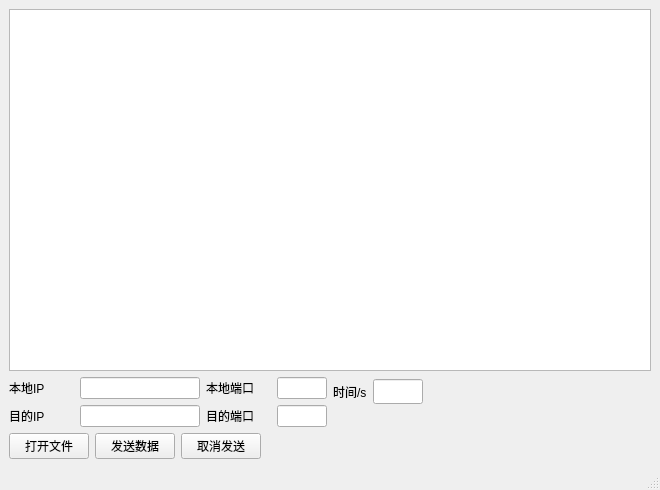
<?xml version="1.0" encoding="UTF-8"?>
<ui version="4.0">
 <class>SendDataToTcp</class>
 <widget class="QMainWindow" name="SendDataToTcp">
  <property name="geometry">
   <rect>
    <x>0</x>
    <y>0</y>
    <width>660</width>
    <height>490</height>
   </rect>
  </property>
  <property name="minimumSize">
   <size>
    <width>660</width>
    <height>490</height>
   </size>
  </property>
  <property name="windowTitle">
   <string>SendDataToTcp</string>
  </property>
  <widget class="QWidget" name="centralwidget">
   <layout class="QHBoxLayout" name="horizontalLayout_4">
    <item>
     <layout class="QVBoxLayout" name="verticalLayout_2">
      <item>
       <widget class="QTextBrowser" name="textBrowser"/>
      </item>
      <item>
       <layout class="QHBoxLayout" name="horizontalLayout_3">
        <item>
         <layout class="QGridLayout" name="gridLayout">
          <item row="0" column="0">
           <widget class="QLabel" name="label">
            <property name="minimumSize">
             <size>
              <width>50</width>
              <height>0</height>
             </size>
            </property>
            <property name="maximumSize">
             <size>
              <width>80</width>
              <height>25</height>
             </size>
            </property>
            <property name="text">
             <string>本地IP</string>
            </property>
           </widget>
          </item>
          <item row="0" column="1">
           <widget class="QLineEdit" name="localIP">
            <property name="maximumSize">
             <size>
              <width>120</width>
              <height>25</height>
             </size>
            </property>
            <property name="text">
             <string/>
            </property>
           </widget>
          </item>
          <item row="0" column="2">
           <widget class="QLabel" name="label_3">
            <property name="minimumSize">
             <size>
              <width>60</width>
              <height>0</height>
             </size>
            </property>
            <property name="maximumSize">
             <size>
              <width>80</width>
              <height>25</height>
             </size>
            </property>
            <property name="text">
             <string>本地端口</string>
            </property>
           </widget>
          </item>
          <item row="0" column="3">
           <widget class="QLineEdit" name="localPort">
            <property name="maximumSize">
             <size>
              <width>50</width>
              <height>25</height>
             </size>
            </property>
           </widget>
          </item>
          <item row="1" column="0">
           <widget class="QLabel" name="label_2">
            <property name="minimumSize">
             <size>
              <width>50</width>
              <height>0</height>
             </size>
            </property>
            <property name="maximumSize">
             <size>
              <width>80</width>
              <height>25</height>
             </size>
            </property>
            <property name="text">
             <string>目的IP</string>
            </property>
           </widget>
          </item>
          <item row="1" column="1">
           <widget class="QLineEdit" name="serverIP">
            <property name="maximumSize">
             <size>
              <width>120</width>
              <height>25</height>
             </size>
            </property>
           </widget>
          </item>
          <item row="1" column="2">
           <widget class="QLabel" name="label_4">
            <property name="minimumSize">
             <size>
              <width>60</width>
              <height>0</height>
             </size>
            </property>
            <property name="maximumSize">
             <size>
              <width>80</width>
              <height>25</height>
             </size>
            </property>
            <property name="text">
             <string>目的端口</string>
            </property>
           </widget>
          </item>
          <item row="1" column="3">
           <widget class="QLineEdit" name="serverPort">
            <property name="maximumSize">
             <size>
              <width>50</width>
              <height>25</height>
             </size>
            </property>
           </widget>
          </item>
         </layout>
        </item>
        <item>
         <layout class="QVBoxLayout" name="verticalLayout">
          <item>
           <layout class="QHBoxLayout" name="horizontalLayout_2">
            <item>
             <widget class="QLabel" name="label_5">
              <property name="maximumSize">
               <size>
                <width>50</width>
                <height>25</height>
               </size>
              </property>
              <property name="text">
               <string>时间/s</string>
              </property>
             </widget>
            </item>
            <item>
             <widget class="QLineEdit" name="lineEdit">
              <property name="maximumSize">
               <size>
                <width>50</width>
                <height>25</height>
               </size>
              </property>
             </widget>
            </item>
            <item>
             <spacer name="horizontalSpacer_4">
              <property name="orientation">
               <enum>Qt::Horizontal</enum>
              </property>
              <property name="sizeHint" stdset="0">
               <size>
                <width>40</width>
                <height>20</height>
               </size>
              </property>
             </spacer>
            </item>
           </layout>
          </item>
          <item>
           <spacer name="horizontalSpacer">
            <property name="orientation">
             <enum>Qt::Horizontal</enum>
            </property>
            <property name="sizeHint" stdset="0">
             <size>
              <width>40</width>
              <height>20</height>
             </size>
            </property>
           </spacer>
          </item>
         </layout>
        </item>
       </layout>
      </item>
      <item>
       <layout class="QHBoxLayout" name="horizontalLayout">
        <item>
         <widget class="QPushButton" name="OpenFileBt">
          <property name="maximumSize">
           <size>
            <width>80</width>
            <height>30</height>
           </size>
          </property>
          <property name="text">
           <string>打开文件</string>
          </property>
         </widget>
        </item>
        <item>
         <widget class="QPushButton" name="sendBt">
          <property name="maximumSize">
           <size>
            <width>80</width>
            <height>30</height>
           </size>
          </property>
          <property name="text">
           <string>发送数据</string>
          </property>
         </widget>
        </item>
        <item>
         <widget class="QPushButton" name="closeBt">
          <property name="text">
           <string>取消发送</string>
          </property>
         </widget>
        </item>
        <item>
         <spacer name="horizontalSpacer_3">
          <property name="orientation">
           <enum>Qt::Horizontal</enum>
          </property>
          <property name="sizeHint" stdset="0">
           <size>
            <width>40</width>
            <height>20</height>
           </size>
          </property>
         </spacer>
        </item>
       </layout>
      </item>
     </layout>
    </item>
   </layout>
  </widget>
  <widget class="QMenuBar" name="menubar">
   <property name="geometry">
    <rect>
     <x>0</x>
     <y>0</y>
     <width>660</width>
     <height>26</height>
    </rect>
   </property>
  </widget>
  <widget class="QStatusBar" name="statusbar"/>
 </widget>
 <resources/>
 <connections/>
</ui>
